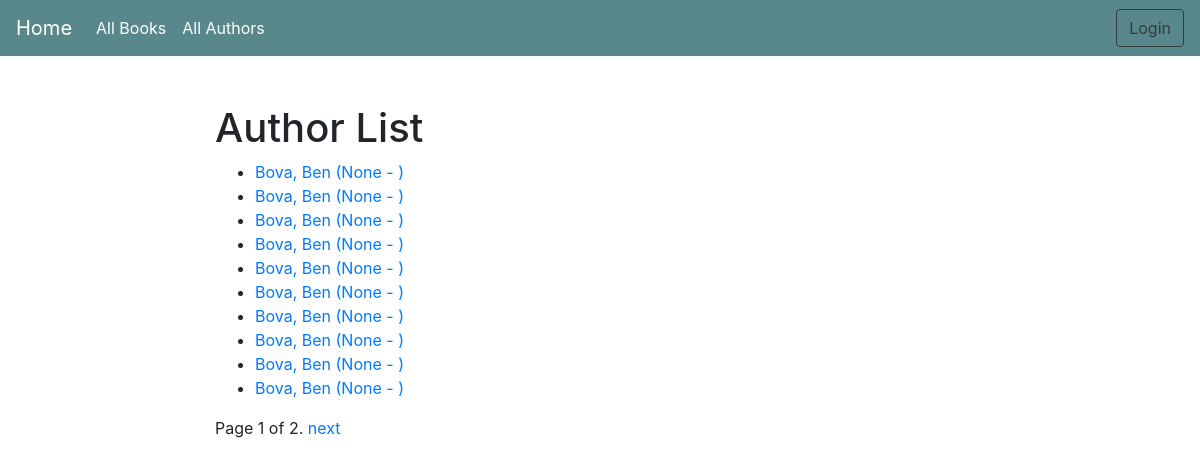
Screenshot of /catalog/authors/ with the database file from the repository.
### catalog/models.py (models this page shows)
class Author(models.Model):
    first_name = models.CharField(max_length=100)
    last_name = models.CharField(max_length=100)
    date_of_birth = models.DateField(null=True, blank=True)
    date_of_death = models.DateField('died', null=True, blank=True)
    class Meta:
        ordering = ['last_name', 'first_name']
    def get_absolute_url(self):
        return reverse('author-detail', args=[str(self.id)])
    def __str__(self):
        return '{0}, {1}'.format(self.last_name, self.first_name)

### catalog/views.py (the view)
# urls.py: path('authors/', views.AuthorListView.as_view(), name='authors'),
class AuthorListView(generic.ListView):
    model = Author
    paginate_by = 10

### catalog/templates/catalog/author_list.html
{% extends "base.html" %}
{% block content %}
<h1>Author List</h1>
{% if author_list %}
  <ul>
  {% for author in author_list %}
    <li>
      <a href="{{ author.get_absolute_url }}">
      {{ author }} ({{author.date_of_birth}} - {% if author.date_of_death %}{{author.date_of_death}}{% endif %})
      </a>
    </li>
  {% endfor %}
 </ul>
{% else %}
  <p>There are no authors available.</p>
{% endif %}
{% endblock %}

### rows the page displays
Author: last_name+first_name "Bova, Ben", date_of_birth "None"
Author: last_name+first_name "Bova, Ben", date_of_birth "None"
Author: last_name+first_name "Bova, Ben", date_of_birth "None"
Author: last_name+first_name "Bova, Ben", date_of_birth "None"
Author: last_name+first_name "Bova, Ben", date_of_birth "None"
Author: last_name+first_name "Bova, Ben", date_of_birth "None"
Author: last_name+first_name "Bova, Ben", date_of_birth "None"
Author: last_name+first_name "Bova, Ben", date_of_birth "None"
Author: last_name+first_name "Bova, Ben", date_of_birth "None"
Author: last_name+first_name "Bova, Ben", date_of_birth "None"

### other values shown
{{ page_obj.number }} "1"
{{ page_obj.paginator.num_pages }} "2"
